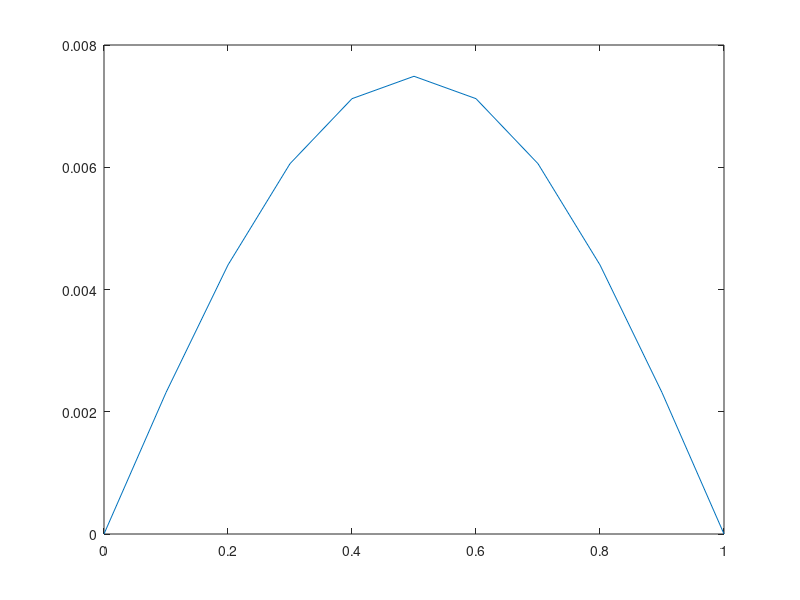

Write MATLAB code to recreate this figure.
clear; clc; close all;

alpha   = 1; % diffusion coefficient ( mass / thermal diffusivity )
epsilon = 0; % convection coefficient

n  = 9; % number of unknowns on x
x0 = 0;
x1 = 1;
h = (x1-x0)/(n+1); % mesh size
x = x0+(0:n+1)'*h; % domain inner + boundary points: coordinates

dt = 0.001; % time step
t0 = 0;
t1 = 0.5;
nt = (t1-t0)/dt + 1;

r = (alpha * dt) / h^2;

Afw = spdiags([r/2 1-r r/2].*ones(n,1),(-1:1),n,n);
Abw = spdiags([-r/2 1+r -r/2].*ones(n,1),(-1:1),n,n);

u = zeros(n+2,nt); % matrix holding u at all timesteps (including bounds)
u(:,1)   = sin(pi*x);   % initial condition on all xs
u(1,:)   = u(1,1);      % boundary conditions on x0
u(end,:) = u(1,end);    % boundary conditions on x1
umin = min(u(:,1));
umax = max(u(:,1));
w1 = zeros(n,1); % work vector for boundary conditions (attention: size is n)
w2 = zeros(n,1); % work vector for boundary conditions (attention: size is n)

for t=2:nt
    % compute solution at timestep t
    w1(1) = (r/2)*u(1,  t-1); 
    w1(n) = (r/2)*u(end,t-1);
    w2(1) = (r/2)*u(1,  t);
    w2(n) = (r/2)*u(end,t);
    u(2:end-1,t) = Abw \ (Afw * u(2:end-1,t-1) + w1 + w2); % hybrid scheme
    
    % plot solution at timestep t
    axis([x0 x1 umin umax]); 
    xlabel('x'); ylabel('u');
    getframe; plot(x,u(:,t));
end
